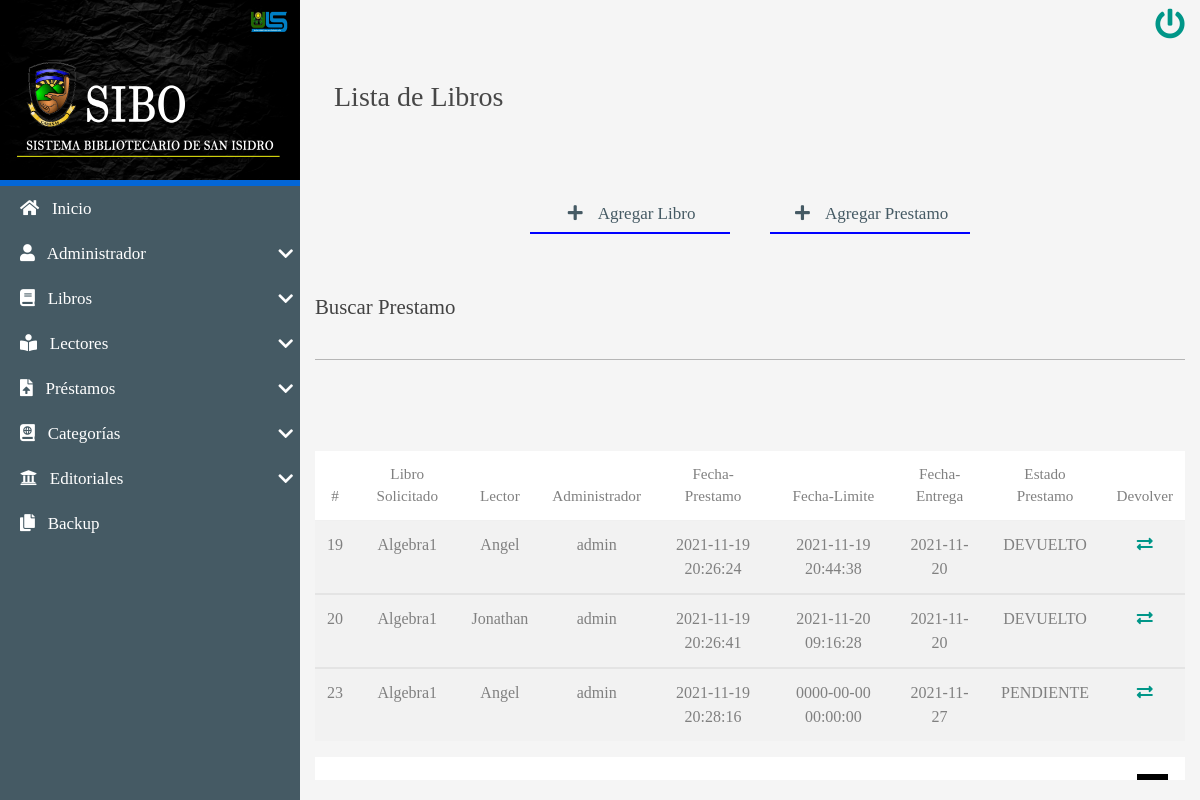
The app's page /CRUD/SEARCH/BuscarPrestamo.php?busqueda=Algebra1 (signed in) with its own data.
### tables this page shows
CREATE TABLE `prestamos` (
  `idPrestamo` int(8) NOT NULL AUTO_INCREMENT,
  `idLibroPrestamo` int(8) DEFAULT NULL,
  `idUsuarioPrestamo` int(8) DEFAULT NULL,
  `idAdminPrestamo` int(8) DEFAULT NULL,
  `fechaPrestamo` datetime NOT NULL DEFAULT current_timestamp(),
  `fechaLimite` date NOT NULL,
  `fechaEntrega` datetime NOT NULL DEFAULT current_timestamp(),
  `observaciones` varchar(100) NOT NULL,
  `estadoPrestamo` varchar(15) NOT NULL DEFAULT 'PENDIENTE',
  PRIMARY KEY (`idPrestamo`),
  KEY `idLibroPrestamo` (`idLibroPrestamo`),
  KEY `idUsuarioPrestamo` (`idUsuarioPrestamo`),
  KEY `idAdminPrestamo` (`idAdminPrestamo`),
  CONSTRAINT `prestamos_ibfk_2` FOREIGN KEY (`idLibroPrestamo`) REFERENCES `libros` (`idLibro`) ON DELETE CASCADE ON UPDATE CASCADE,
  CONSTRAINT `prestamos_ibfk_3` FOREIGN KEY (`idUsuarioPrestamo`) REFERENCES `usuarios` (`idUsuario`) ON DELETE CASCADE ON UPDATE CASCADE
);

CREATE TABLE `libros` (
  `idLibro` int(8) NOT NULL AUTO_INCREMENT,
  `isbn` varchar(20) DEFAULT NULL,
  `titulo` varchar(250) NOT NULL,
  `autor` varchar(250) NOT NULL,
  `anioPublicacion` varchar(4) DEFAULT NULL,
  `numEjemplares` int(8) NOT NULL,
  `ubicacion` varchar(25) NOT NULL,
  `estado_libro` varchar(15) NOT NULL,
  `idCategoriaLibro` int(8) NOT NULL,
  `idEditorialLibro` int(8) NOT NULL,
  `idAdminLibro` int(8) NOT NULL,
  `archivo` text NOT NULL,
  `estatus` int(1) NOT NULL DEFAULT 1,
  PRIMARY KEY (`idLibro`),
  KEY `idCategoriaLibro` (`idCategoriaLibro`),
  KEY `idEditorialLibro` (`idEditorialLibro`),
  KEY `idAdminLibro` (`idAdminLibro`),
  CONSTRAINT `libros_ibfk_2` FOREIGN KEY (`idEditorialLibro`) REFERENCES `editoriales` (`idEditorial`) ON DELETE CASCADE ON UPDATE CASCADE,
  CONSTRAINT `libros_ibfk_3` FOREIGN KEY (`idCategoriaLibro`) REFERENCES `categorias` (`idCategoria`) ON DELETE CASCADE ON UPDATE CASCADE
);

CREATE TABLE `usuarios` (
  `idUsuario` int(8) NOT NULL AUTO_INCREMENT,
  `tipo_identificacion` varchar(15) NOT NULL,
  `carnet` varchar(6) NOT NULL,
  `nombreUs` varchar(250) NOT NULL,
  `apellidoUs` varchar(250) NOT NULL,
  `sexo` varchar(20) NOT NULL,
  `tipoUs` varchar(25) NOT NULL,
  `estatus` int(1) NOT NULL DEFAULT 1,
  PRIMARY KEY (`idUsuario`)
);

CREATE TABLE `administradores` (
  `idAdmin` int(8) NOT NULL AUTO_INCREMENT,
  `DUI` varchar(10) NOT NULL,
  `adminNombre` varchar(250) NOT NULL,
  `adminApellido` varchar(250) NOT NULL,
  `sexo` varchar(15) NOT NULL,
  `email` varchar(100) NOT NULL,
  `fechaRegistro` date NOT NULL DEFAULT current_timestamp(),
  `usuario` varchar(45) NOT NULL,
  `contraseña` varchar(45) NOT NULL,
  `rol` int(8) NOT NULL,
  PRIMARY KEY (`idAdmin`),
  KEY `rol` (`rol`),
  CONSTRAINT `administradores_ibfk_1` FOREIGN KEY (`rol`) REFERENCES `rol` (`id`) ON DELETE CASCADE ON UPDATE CASCADE
);

### CRUD/SEARCH/BuscarPrestamo.php (the view, shortened to what this page needs)
<?php
$busqueda=strtolower($_REQUEST['busqueda']);
?>
<!DOCTYPE html>
<html lang="es">
<head>
   <?php include'../../INCLUDES/link2.php'; ?>
</head>
<body>
    <main class="full-box main-container">
       <section class="full-box nav-lateral">
            <div class="full-box nav-lateral-content">
                               <img src="../../assets/img/LOGO.png" height="180px" width="300px">
                <div class="full-box nav-lateral-bar"></div>
            <div class="full-box nav-lateral-bar"></div>
                <nav class="full-box nav-lateral-menu">
                    <ul>
                        <li>
                        <a href="../../system/index.php"><i class="fas fa-home"></i>
                        &nbsp; Inicio</a>
                        </li>
                    <?php
                    if ($_SESSION['rol'] <2) {
                        ?>
                            <li>
                            <a href="#" class="nav-btn-submenu"><i class="fas fa-user"></i>
                            &nbsp; Administrador <i class="fas fa-chevron-down"></i></a>
                        </li>
                     <?php } ?>
                        <li>
                            <a href="#" class="nav-btn-submenu"><i class="fas fa-book"></i>
                            &nbsp; Libros <i class="fas fa-chevron-down"></i></a>
                        </li>
                         <?php
                    if ($_SESSION['rol'] <=2) {
                        ?>
                    <li>
                            <a href="#" class="nav-btn-submenu"><i class="fas fa-book-reader"></i>
                             &nbsp; Lectores <i class="fas fa-chevron-down"></i></a>
                        </li>
                        <li>
                            <a href="#" class="nav-btn-submenu"><i class="fas fa-file-upload"></i>
                               &nbsp; Préstamos <i class="fas fa-chevron-down"></i></a>
                        </li>
                         <?php } ?>
                        <li>
                            <a href="#" class="nav-btn-submenu"><i class="fas fa-atlas"></i>
                             &nbsp; Categorías <i class="fas fa-chevron-down"></i></a>
                        </li>
                        <li>
                            <a href="#" class="nav-btn-submenu"><i class="fas fa-university"></i>
                             &nbsp; Editoriales <i class="fas fa-chevron-down"></i></a>
                        </li>
                         <?php
                    if ($_SESSION['rol'] <2) {
                        ?>
                     <li>
                        <a href="../../backupDB/descarga.php"><i class="fas fa-copy"></i>
                        &nbsp; Backup</a>
                        </li>
                         <?php } ?>
                    </ul>
                </nav>
            </div>
        </section>
        <section class="full-box page-content">
            <nav class="full-box navbar-info">
                <a href="../../system/salir.php" class="btn-exit">
                    <i class="fas fa-power-off"></i>
                </a>
            </nav>
           <div class="full-box page-header">
                <h3 class="text-left">
                     &nbsp; Lista de Libros
                </h3>
            </div>
            <div class="container-fluid">
                         <?php
                    if ($_SESSION['rol'] <2) {
                        ?>
                <ul class="full-box list-unstyled page-nav-tabs">
                    <li>
                        <a href="../CREATE/CrearLibro.php" style="border-color: blue;"><i class="fas fa-plus fa-fw"></i> &nbsp; Agregar Libro</a>
                    </li>
                    <li>
                        <a href="../CREATE/CrearPrestamo.php" style="border-color: blue;"><i class="fas fa-plus fa-fw"></i> &nbsp; Agregar Prestamo</a>
                    </li>
                </ul>
                 <?php } ?>
            </div>
          <form action="BuscarLibro.php" method="POST">
                <div class="col-12 col-md-12">
                <div class="form-group">
                    <label for="numEjemplares" class="bmd-label text-dark">Buscar Prestamo</label><br>
                    <input  type="text"  class="form-control" name="busqueda">
                </div>
            </div>
          </form>
            <div class="container-fluid">
               <br><br><br>
                       <table class="table table-striped">
                         <thead>
                            <tr class="text-center roboto-medium">
                                <th>#</th>
                                <th>Libro Solicitado</th>
                                <th>Lector</th>
                                <th>Administrador</th>
                                <th>Fecha-Prestamo</th>
                                <th>Fecha-Limite</th>
                                <th>Fecha-Entrega</th>
                                <th>Estado Prestamo</th>
                                <th>Devolver</th>
                            </tr>
                        </thead>
                        <?php
                  include'../../BD/conexionBD.php';
        $sql_register = mysqli_query($mysqli, "SELECT COUNT(*) AS total_registros FROM prestamos p INNER JOIN libros l ON p.idLibroPrestamo=l.idLibro INNER JOIN usuarios u ON p.idUsuarioPrestamo=u.idUsuario INNER JOIN administradores a ON p.idAdminPrestamo=a.idAdmin WHERE (l.titulo LIKE '%$busqueda%'
            )");
$result_register=mysqli_fetch_array($sql_register);
$total_registros=$result_register['total_registros'];
$por_pagina=4;
if (empty($_GET['pagina']))
{
                $pagina=1;
}else{
                $pagina=$_GET['pagina'];
}
$desde=($pagina-1)*$por_pagina;
$total_paginas= ceil($total_registros / $por_pagina);
$query=mysqli_query($mysqli," SELECT p.idPrestamo,l.titulo,u.nombreUs,a.usuario,p.fechaPrestamo,p.fechaLimite,p.fechaEntrega,p.estadoPrestamo FROM prestamos p INNER JOIN libros l ON p.idLibroPrestamo=l.idLibro INNER JOIN usuarios u ON p.idUsuarioPrestamo=u.idUsuario INNER JOIN administradores a ON p.idAdminPrestamo=a.idAdmin WHERE (l.titulo LIKE '%$busqueda%' OR
            u.nombreUs LIKE '%$busqueda%' OR
            a.usuario LIKE '%$busqueda%' OR
            p.estadoPrestamo LIKE '%$busqueda%') ORDER BY p.idPrestamo ASC LIMIT $desde, $por_pagina");
            $resultado=mysqli_num_rows($query);
            if($resultado>0){
                while ($data= mysqli_fetch_array($query)) {
                              ?>
                        <tbody>
                        <tr class="text-center">
                            <td><?php echo $data['idPrestamo']; ?></td>
                            <td><?php echo $data['titulo']; ?></td>
                            <td><?php echo $data['nombreUs']; ?></td>
                            <td><?php echo $data['usuario']; ?></td>
                            <td><?php echo $data['fechaPrestamo']; ?></td>
                            <td><?php echo $data['fechaEntrega']; ?></td>
                            <td><?php echo $data['fechaLimite']; ?></td>
                            <td><?php echo $data['estadoPrestamo']; ?></td>
                             <?php
                    if ($_SESSION['rol'] <2) {
                        ?>
                            <td><a href="../UPDATE/Update-Loan.php?id=<?php echo $data['idPrestamo']; ?>"><i class="fas fa-exchange-alt"></i></a></td>
                             <?php } ?>
                        </tr>
             </tbody>
              <?php
                 }
            }
            ?>
             </table>
              </div>
              <div class="container-fluid paginador">
          <ul>
            <?php
            for ($i=1; $i <= $total_paginas; $i++) {
                if ($i==$pagina) {
                     echo '<li class="pageSelected">'.$i.'</li>';
                }else{
                    echo '<li><a href="?pagina='.$i.'&busqueda='.$busqueda.'">'.$i.'</a></li>';
                }
            }
             ?>
        </ul>
        </div>
               </section>
    </main>
</body>
</html>

### css/all.css (style rules this page uses)
.fa, .fas, .far, .fal, .fab { -moz-osx-font-smoothing: grayscale; -webkit-font-smoothing: antialiased; display: inline-block; font-style: normal; font-variant: normal; text-rendering: auto; line-height: 1; }
.fa-fw { text-align: center; width: 1.25em; }
.fa-atlas:before { content: "\f558"; }
.fa-book:before { content: "\f02d"; }
.fa-book-reader:before { content: "\f5da"; }
.fa-chevron-down:before { content: "\f078"; }
.fa-copy:before { content: "\f0c5"; }
.fa-exchange-alt:before { content: "\f362"; }
.fa-file-upload:before { content: "\f574"; }
.fa-home:before { content: "\f015"; }
.fa-plus:before { content: "\f067"; }
.fa-power-off:before { content: "\f011"; }
.fa-university:before { content: "\f19c"; }
.fa-user:before { content: "\f007"; }
.fa, .fas { font-family: 'Font Awesome 5 Free'; font-weight: 900; }

### css/style.css (style rules this page uses)
:root { --color-one: #F5F5F5; --color-two: #24292E; --color-three: #687279; --color-three: #0366D6; --form-color: #14111A; --accent-color: #3f4340; --accent-color: #455A64; --border-color: #a2e8c5; }
body,html { font-family: 'roboto_condensed_light'; width: 100vw; height: 100vh; background-color: var(--color-one); color: rgba(0, 0, 0, 0.71); font-size: 16px; }
.full-box { margin: 0; padding: 0; box-sizing: border-box; width: 100%; }
.page-header { padding: 30px 20px 60px 20px; }
.page-header > :nth-child(1) { padding-bottom: 7px; }
.page-nav-tabs { display: flex; justify-content: center; flex-wrap: wrap; margin-bottom: 30px; }
.page-nav-tabs li, .page-nav-tabs li a { height: 40px; line-height: 40px; }
.page-nav-tabs li { margin: 5px 20px; }
.page-nav-tabs li a { color: var(--accent-color); font-size: 17px; min-width: 200px; width: auto; display: block; text-align: center; user-select: none; transition: all .2s ease-in-out; border-bottom: 2px solid transparent; }
.table thead th { color: gray; }
.table tbody tr { color: gray; transition: all .2s ease-in-out; }
.table-dark, .table { background-color: #fff; }
.roboto-medium { font-family: 'roboto_medium_regular'; }
.main-container { height: 100%; position: absolute; top: 0; left: 0; overflow: hidden; }
.page-content, .nav-lateral { height: 100%; overflow: hidden; }
.page-content { position: relative; padding-left: 300px; transition: all .2s ease-in-out; padding-bottom: 20px; }
.nav-lateral { width: 300px; position: absolute; top: 0; left: 0; z-index: 1; transition: all .2s ease-in-out; background-position: center center; background-size: cover; }
.nav-lateral-content { max-width: 300px; height: 100%; background-color: #455A64; }
.nav-lateral-bar { height: 3px; background-color: var(--color-three); }
.nav-lateral-menu { height: auto; }
.nav-lateral-menu ul { margin: 0; padding: 0; list-style: none; }
.nav-lateral-menu ul li { width: 100%; height: auto; }
.nav-lateral-menu ul li a { display: block; width: 100%; height: 45px; line-height: 45px; text-decoration: none; color: #FFF; font-size: 17px; box-sizing: border-box; padding-left: 20px; transition: all .2s ease-in-out; }
.nav-lateral-menu .fa-chevron-down, .nav-lateral-menu .fa-chevron-up { float: right; height: 45px; line-height: 45px; margin-right: 7px; transition: all .2s ease-in-out; }
.navbar-info { height: 50px; text-align: right; padding-right: 10px; color: aliceblue; }
.navbar-info a { height: 50px; min-width: 40px; text-align: center; line-height: 50px; display: inline-block; transition: all .2s ease-out; user-select: none; font-size: 30px; }
.paginador ul { padding: 15px; list-style: none; background: #ffffff; margin-top: 15px; display: -webkit-flex; display: -moz-flex; display: -ms-flex; display: -o-flex; display: flex; justify-content: flex-end; }
.paginador a, .pageSelected { color:#000000; border:2px solid #black; padding: 5px; display: inline-block; font-size: 14px; text-align: center; width: 35px; }
.pageSelected { color: #ffffff; background: #000000; border:2px solid #ffffff; }

### records on screen
prestamos: idPrestamo "19", idLibroPrestamo.titulo "Algebra1", idUsuarioPrestamo.nombreUs "Angel", administradores.usuario "admin", fechaPrestamo "2021-11-19 20:26:24", fechaEntrega "2021-11-19 20:44:38", fechaLimite "2021-11-20", estadoPrestamo "DEVUELTO"
prestamos: idPrestamo "20", idLibroPrestamo.titulo "Algebra1", idUsuarioPrestamo.nombreUs "Jonathan", administradores.usuario "admin", fechaPrestamo "2021-11-19 20:26:41", fechaEntrega "2021-11-20 09:16:28", fechaLimite "2021-11-20", estadoPrestamo "DEVUELTO"
prestamos: idPrestamo "23", idLibroPrestamo.titulo "Algebra1", idUsuarioPrestamo.nombreUs "Angel", administradores.usuario "admin", fechaPrestamo "2021-11-19 20:28:16", fechaEntrega "0000-00-00 00:00:00", fechaLimite "2021-11-27", estadoPrestamo "PENDIENTE"
